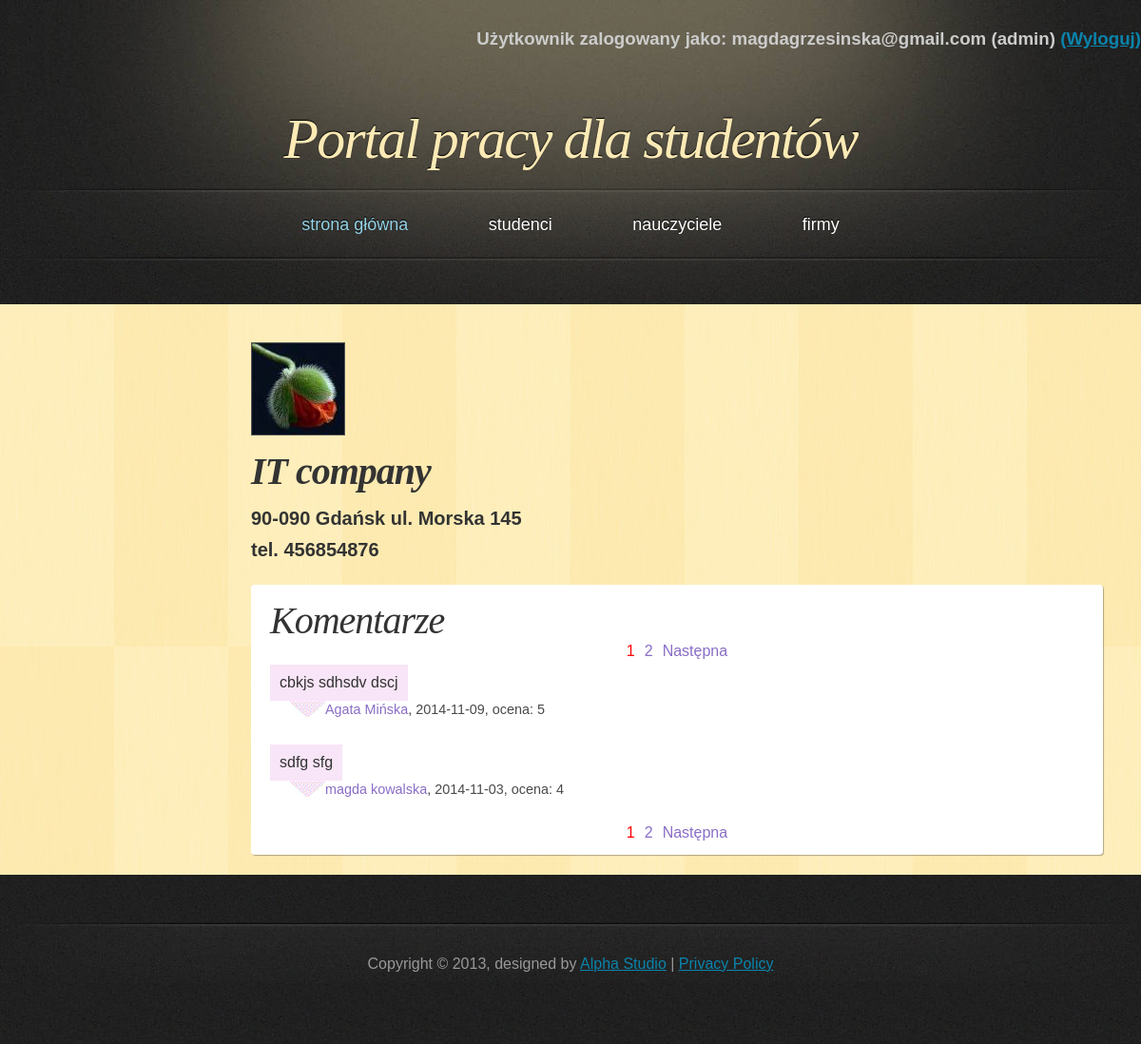
/PortalPracy/php/profile_company.php?id=1 (signed in), run on the app's committed database.
### tables this page shows
CREATE TABLE IF NOT EXISTS `company` (
  `company_id` int(11) NOT NULL AUTO_INCREMENT,
  `name` varchar(50) NOT NULL,
  `address` varchar(50) NOT NULL,
  `telephone` varchar(11) NOT NULL,
  `e_mail` varchar(50) NOT NULL,
  `password` varchar(100) NOT NULL,
  `active` tinyint(1) NOT NULL,
  `account_create_date` date NOT NULL,
  `photoname` varchar(30) NOT NULL,
  PRIMARY KEY (`company_id`)
);

CREATE TABLE IF NOT EXISTS `comment` (
  `comment_id` int(11) NOT NULL AUTO_INCREMENT,
  `company_id` int(11) NOT NULL,
  `student_id` int(11) NOT NULL,
  `content` text NOT NULL,
  `date` date NOT NULL,
  `rate` int(11) NOT NULL,
  PRIMARY KEY (`comment_id`),
  KEY `company_id` (`company_id`,`student_id`),
  KEY `student_id` (`student_id`)
);

CREATE TABLE IF NOT EXISTS `student` (
  `student_id` int(11) NOT NULL AUTO_INCREMENT,
  `name` varchar(45) NOT NULL,
  `last_name` varchar(45) NOT NULL,
  `address` varchar(50) NOT NULL,
  `telephone` varchar(11) NOT NULL,
  `e_mail` varchar(50) NOT NULL,
  `password` varchar(100) NOT NULL,
  `education` text NOT NULL,
  `languages` text NOT NULL,
  `experience` text NOT NULL,
  `skills` text NOT NULL,
  `interest` text NOT NULL,
  `employment_form` text NOT NULL,
  `change_of_residence` tinyint(1) NOT NULL,
  `salary` float NOT NULL,
  `status` text NOT NULL,
  `account_creation_date` date NOT NULL,
  `is_admin` tinyint(1) NOT NULL DEFAULT '0',
  `photoname` varchar(30) NOT NULL,
  PRIMARY KEY (`student_id`)
);

### PortalPracy/php/classDatabase.php (called while the page is built, shortened)
<?php
class Database {
    private $db;
    function __construct() {
        $this->server = 'localhost';
        $this->user = 'root';
        $this->password = '';
        $this->basename = 'data_base';
        $this->db = new mysqli($this->server, $this->user, $this->password, $this->basename);
        if ($this->db->connect_error) {
            die('Blad polaczenia z baza danych (' . $this->db->connect_errno . ') ' . $this->db->connect_error);
        } else {
            $this->db->query("SET NAMES 'utf8'");
        }
    }
    function get_company_data($id) {
        if ($result = $this->db->query("SELECT * FROM `company` WHERE `company_id`='$id'")) {
            if ($result->num_rows == 0) {
                return false;
            } else {
                $obj = $result->fetch_object();
                $array = array();
                $array['name'] = $obj->name;
                $array['address'] = $obj->address;
                $array['telephone'] = $obj->telephone;
                $array['photoname'] = $obj->photoname;
                return $array;
            }
        }
    }
    function get_company_number() {
        if ($result = $this->db->query("SELECT * FROM `company`")) {
            $all = $result->num_rows;
        }
        return $all;
    }
    function get_comments_number($company_id) {
        if ($result = $this->db->query("SELECT * FROM `comment` WHERE `company_id`=$company_id")) {
            $all_refs = $result->num_rows;
        }
        return $all_refs;
    }
    function get_comments_list($start, $onpage, $company_id) {
        if ($result = $this->db->query("SELECT * FROM `comment` c JOIN `student` s ON c.`student_id`=s.`student_id` WHERE `company_id`=$company_id ORDER BY `date` DESC, `comment_id` DESC LIMIT $start, $onpage")) {
            return $result;
        } else echo "niepoprawne zapytanie";
    }
}

### PortalPracy/php/profile_company.php (the view, shortened to what this page needs)
<!DOCTYPE html>
<html>
    <head>
        <link href="../css/style.css" rel="stylesheet" type="text/css" />
    </head>
    <body>
        <div id="header">
            <?php
            include_once 'classPage.php';
            $page = new Page;
            $page->dologinfo();
            ?>
            <h1><a href="index.php">Portal pracy dla studentów</a></h1>
        </div>
        <?php
        $page->domenu();
        ?>
        <div id="main">
            <div id="content">
                <?php
                if (isset($_SESSION['name'])) {
                    include_once 'classDatabase.php';
                    $db = new Database();
                    if (!isset($_GET["id"])) {
                        if ($_SESSION['usertype'] == 'firma') {
                            $id = $_SESSION['id'];
                        } else {
                            $id = -1;
                        }
                    } else {
                        $id = $_GET['id'];
                    }
                    $allstudents = $db->get_company_number();
                    if ($id > $allstudents or $id == -1) {
                        echo "<h3>niepoprawny numer firmy</h3>";
                    } else {
                        $data = $db->get_company_data($id);
                        echo "<div id='profile_description'>";
                        echo "<img src='../galery_company/" . $data['photoname'] . "' class='photo'/>";
                        echo "<h2 class='datas_list_name'>" . $data['name'] . "</h2>";
                        echo "<h3 class='datas_list'>" . $data['address'] . "</h2>";
                        echo "<h3 class='datas_list'>tel. " . $data['telephone'] . "</h2>";
                        echo "</div>";
                        echo "<div id='comments'>";
                        echo "<h2>Komentarze</h2>";
                            ?>
                            <?php
                        $onpage = 2;
                        $all = $db->get_comments_number($id);
                        $start = $page->dopaging($onpage, $all, "profile_company.php?id=$id&amp;");
                        $result = $db->get_comments_list($start, $onpage, $id);
                        echo "<div id='shown_comments'>";
                        while ($obj = $result->fetch_object()) {
                            include_once 'classComment.php';
                            $com = Comment::make_new_to_display($obj->student_id, $obj->name, $obj->last_name, $obj->date, $obj->content, $obj->rate);
                            echo $com->display();
                        }
                        echo "</div>";
                        echo "</div>";
                    }
                }
                ?>
            </div>
            <div id="sidebar">
            </div>
            <div class="clearing">&nbsp;</div>
        </div>
    </body>
</html>

### PortalPracy/php/classComment.php (shortened to what this page needs)
<?php
include_once 'classDatabase.php';
class Comment {
    private $student_id;
    private $student_name;
    private $student_last_name;
    private $date;
    private $content;
    private $rate;
    public static function make_new_to_display($student_id, $student_name, $student_last_name, $date, $content, $rate) {
        $obj = new Comment();
        $obj->set_student_id($student_id);
        $obj->set_student_name($student_name);
        $obj->set_student_last_name($student_last_name);
        $obj->set_date($date);
        $obj->set_content($content);
        $obj->set_rate($rate);
        return $obj;
    }
    function display() {
        $string='';
        $string.= "<div class='commentbox'>";
        $string.= $this->content;
        $string.= "</div>";
        $string.= "<div class='commentfooter'>";
        $string.= "<a href='profile_student.php?id=" . $this->student_id . "'>" . $this->student_name . " " . $this->student_last_name . "</a>, ";
        $string.= $this->date;
        $string.= ", ocena: ".$this->rate;
        $string.= "</div>";
        return $string;
    }
    public function set_student_id($student_id) {
        $this->student_id = $student_id;
    }
    public function set_student_name($student_name) {
        $this->student_name = $student_name;
    }
    public function set_student_last_name($student_last_name) {
        $this->student_last_name = $student_last_name;
    }
    public function set_date($date) {
        $this->date = $date;
    }
    public function set_content($content) {
        $this->content = $content;
    }
    public function set_rate($rate) {
        $this->rate = $rate;
    }
}

### PortalPracy/css/style.css (style rules this page uses)
* { margin: 0; padding: 0; }
body { font: 16px "Trebuchet MS", Arial, Helvetica, sans-serif; color: #333333; background: #202020 url('../images/bg.jpg'); }
h1, h2 { font-family: Georgia, Times, serif; font-weight: normal; font-style: italic; }
h1 { font-size: 3em; letter-spacing: -2px; }
h2 { font-size: 2.5em; letter-spacing: -1px; }
a { text-decoration: underline; color: #0A84AC; }
img { border: 1px solid #555555; }
#header, #menu, #footer { margin: 0 auto; width: 1200px; }
#header { height: 197px; background: #202020 url('../images/header.jpg'); }
#header h1 { font-size: 60px; text-align: center; text-shadow: 0px -1px 1px #000000; color: #FDEAB5; padding-top: 60px; }
#header h1 a { text-decoration: none; color: #FDEAB5; }
#main { width: 1120px; margin: 0 auto 50px auto; padding: 40px 40px 0 40px; background: #FEEBB2 url('../images/main.jpg'); }
#content { float: right; width: 80%; padding: 0 0 20px 0; }
#sidebar { float: left; width: 20%; padding: 0 0 20px 0; }
.clearing { clear: both; height: 1px; overflow: hidden; }
.datas_list { font-size: 20px; margin-top: 10px; margin-bottom: 5px; }
.datas_list_name { font-size: 40px; font-weight: bold; margin-top: 10px; margin-bottom: 15px; }
#references, #comments { display: block; width: 100%; background: #fff; padding: 14px 20px; -webkit-border-radius: 4px; -moz-border-radius: 4px; border-radius: 4px; -webkit-box-shadow: 1px 1px 1px rgba(0,0,0,0.3); -moz-box-shadow: 1px 1px 1px rgba(0,0,0,0.3); box-shadow: 1px 1px 1px rgba(0,0,0,0.3); box-sizing: border-box; margin-top: 25px; }
#references a, #comments a { color: #896dc6; text-decoration: none; }
.commentbox { background-color: #ececec; //width: 450px; padding: 10px; margin-top: 5px; width: max-content; }
#comments .commentbox { background-color: #F8E5F7; }
.commentfooter { background: url(../images/arrow.gif) 20px 0 no-repeat; padding-left: 58px; padding-top: 1px; margin-bottom: 2em; font-size: 90%; color: #4A4A4A; }
#comments .commentfooter { background: url(../images/arrow2.gif) 20px 0 no-repeat; }

### data on the page
company: photoname (picture), name "IT company", address "90-090 Gdańsk ul. Morska 145", telephone "456854876"
comment: $com->display() "cbkjs sdhsdv dscj 2014-11-09, ocena: 5", student.name "Agata", student.last_name "Mińska"
comment: $com->display() "sdfg sfg 2014-11-03, ocena: 4", student.name "magda", student.last_name "kowalska"

### other printed values
$_SESSION['name'] "magdagrzesinska@gmail.com"
$_SESSION['usertype'] "admin"
